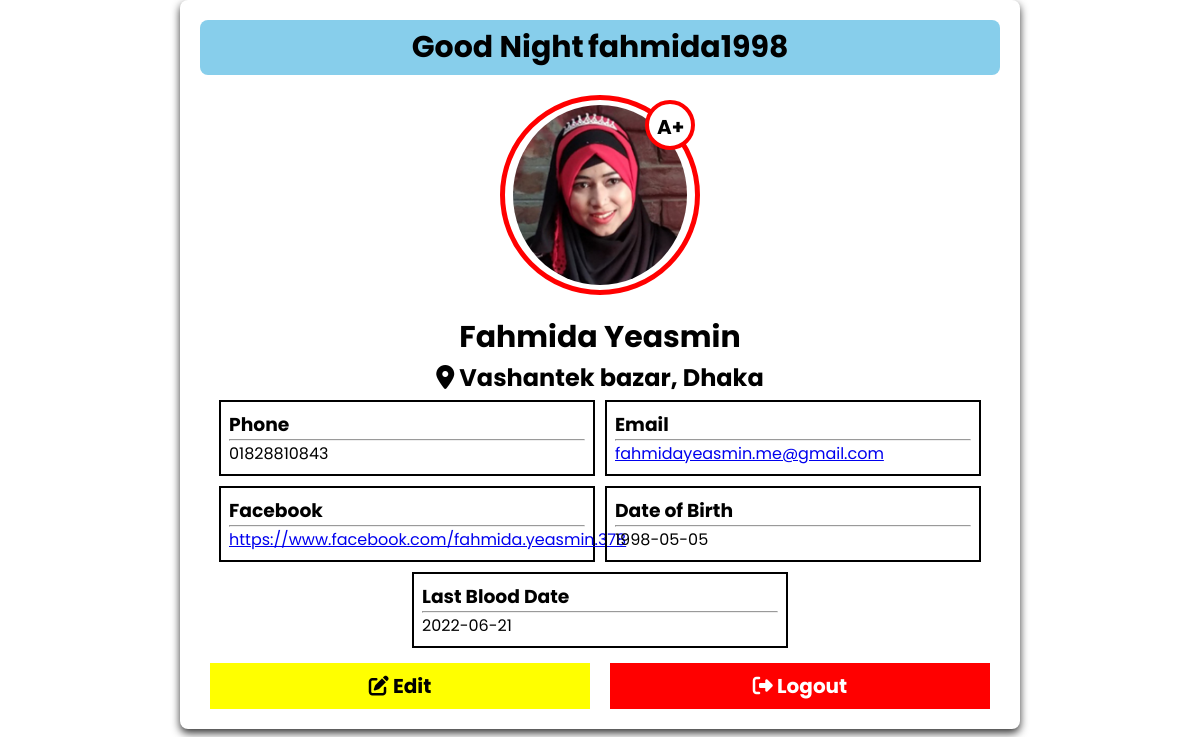
The page /profile.php (signed in) on the database as committed earlier.
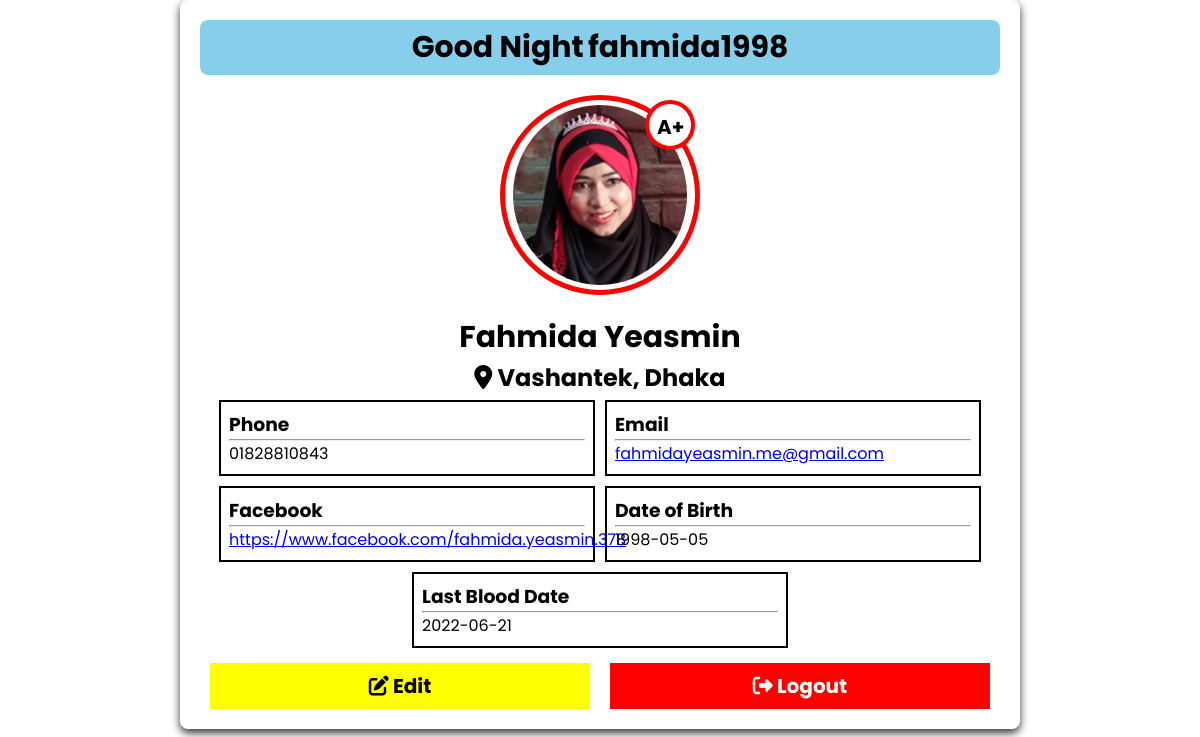
The same page on the database as committed later.
### tables this page shows
CREATE TABLE `donors` (
  `id` int(11) NOT NULL,
  `f_name` varchar(255) NOT NULL,
  `l_name` varchar(255) NOT NULL,
  `u_name` varchar(255) NOT NULL,
  `dob` date NOT NULL,
  `location` varchar(255) NOT NULL,
  `donate_date` date NOT NULL,
  `blood` varchar(5) NOT NULL,
  `photo` varchar(255) NOT NULL,
  `phone` varchar(11) NOT NULL,
  `fb` varchar(255) NOT NULL,
  `email` varchar(255) NOT NULL,
  `password` varchar(255) NOT NULL,
  `gender` varchar(255) DEFAULT NULL
);

### profile.php (the view, shortened to what this page needs)
<?php
    include './include/configuration.php';
    $user_id = $_SESSION['user_id'];
?>
<?php
    $load_profile = "SELECT * FROM `donors` WHERE id = '$user_id'";
    $run_query = mysqli_query($conn, $load_profile);
    if(mysqli_num_rows($run_query)){
        $row = mysqli_fetch_assoc($run_query);
    }
?>
<!DOCTYPE html>
<html lang="en">
<head>
    <link rel="stylesheet" href="./css/profile.css">
    <link rel="stylesheet" href="https://cdnjs.cloudflare.com/ajax/libs/font-awesome/6.1.1/css/all.min.css"/>
</head>
<body>
    <section id="wrapper">
        <div class="title">
            <h1 id="greetings"></h1> &nbsp;
            <h1> <?php echo $row['u_name']; ?></h1>
        </div>
        <div class="photo">
            <img src="<?php echo './upload_img/'.$row['photo']; ?>" alt="">
            <span class="blood"><?php echo $row['blood'] ?></span>
        </div>
        <div class="name_details">
            <h1><?php echo $row['f_name'] . " " . $row['l_name'] ?></h1>
            <h2><i class="fa-solid fa-location-dot"></i> <?php echo $row['location'] ?></h2>
        </div>
        <div class="others_details">
            <div class="box">
                <h3>Phone</h3>
                <hr>
                <p><?php echo $row['phone'] ?></p>
            </div>
            <div class="box">
                <h3>Email</h3>
                <hr>
                <p><a href="mailto: <?php echo $row['email'] ?>"><?php echo $row['email'] ?></a></p>
            </div>
            <div class="box">
                <h3>Facebook</h3>
                <hr>
                <p><a href="<?php echo $row['fb'] ?>"><?php echo $row['fb'] ?></a></p>
            </div>
            <div class="box">
                <h3>Date of Birth</h3>
                <hr>
                <p><?php echo $row['dob'] ?></p>
            </div>
            <div class="box">
                <h3>Last Blood Date</h3>
                <hr>
                <p><?php echo $row['donate_date'] ?></p>
            </div>
        </div>
        <div class="btns">
            <a class="edit edit-color" href="./update_profile.php"><i class="fa-solid fa-pen-to-square"></i> Edit</a>
            <a class="logout logout-color" href="profile.php?logout=<?php echo $user_id; ?>"><i class="fa-solid fa-right-from-bracket"></i> Logout</a>
        </div>
    </section>
</body>
</html>

Rows that differ between the two databases and show on the page:
changed donors "fahmida1998": location "Vashantek bazar, Dhaka" → "Vashantek, Dhaka"
